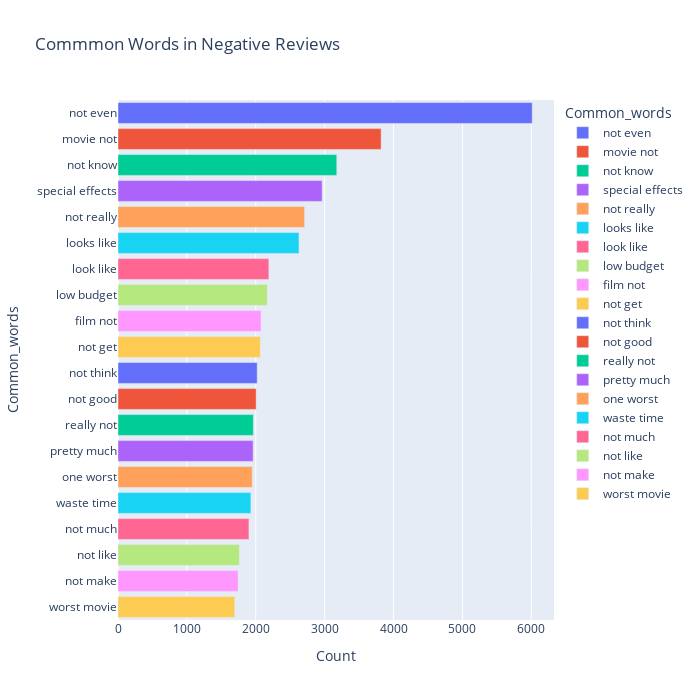

Write notebook code for a chart like this one.
### Code cell
most_common_uni = get_top_text_ngrams(df.Reviews_clean[df['Ratings']<=4],20,2)
most_common_uni = dict(most_common_uni)
temp = pd.DataFrame(columns = ["Common_words" , 'Count'])
temp["Common_words"] = list(most_common_uni.keys())
temp["Count"] = list(most_common_uni.values())
fig = px.bar(temp, x="Count", y="Common_words", title='Commmon Words in Negative Reviews', orientation='h', 
             width=700, height=700,color='Common_words')
fig.show()

### Figure 1 — Plotly figure (JSON) as saved in the notebook; plotly's stock layout.template omitted (floating-point values rounded to 4 significant figures)
{"data": [{"alignmentgroup": "True", "hovertemplate": "Common_words=%{y}<br>Count=%{x}<extra></extra>", "legendgroup": "not even", "marker": {"color": "#636efa", "pattern": {"shape": ""}}, "name": "not even", "offsetgroup": "not even", "orientation": "h", "showlegend": true, "textposition": "auto", "type": "bar", "x": [6013], "xaxis": "x", "y": ["not even"], "yaxis": "y"}, {"alignmentgroup": "True", "hovertemplate": "Common_words=%{y}<br>Count=%{x}<extra></extra>", "legendgroup": "movie not", "marker": {"color": "#EF553B", "pattern": {"shape": ""}}, "name": "movie not", "offsetgroup": "movie not", "orientation": "h", "showlegend": true, "textposition": "auto", "type": "bar", "x": [3820], "xaxis": "x", "y": ["movie not"], "yaxis": "y"}, {"alignmentgroup": "True", "hovertemplate": "Common_words=%{y}<br>Count=%{x}<extra></extra>", "legendgroup": "not know", "marker": {"color": "#00cc96", "pattern": {"shape": ""}}, "name": "not know", "offsetgroup": "not know", "orientation": "h", "showlegend": true, "textposition": "auto", "type": "bar", "x": [3176], "xaxis": "x", "y": ["not know"], "yaxis": "y"}, {"alignmentgroup": "True", "hovertemplate": "Common_words=%{y}<br>Count=%{x}<extra></extra>", "legendgroup": "special effects", "marker": {"color": "#ab63fa", "pattern": {"shape": ""}}, "name": "special effects", "offsetgroup": "special effects", "orientation": "h", "showlegend": true, "textposition": "auto", "type": "bar", "x": [2964], "xaxis": "x", "y": ["special effects"], "yaxis": "y"}, {"alignmentgroup": "True", "hovertemplate": "Common_words=%{y}<br>Count=%{x}<extra></extra>", "legendgroup": "not really", "marker": {"color": "#FFA15A", "pattern": {"shape": ""}}, "name": "not really", "offsetgroup": "not really", "orientation": "h", "showlegend": true, "textposition": "auto", "type": "bar", "x": [2709], "xaxis": "x", "y": ["not really"], "yaxis": "y"}, {"alignmentgroup": "True", "hovertemplate": "Common_words=%{y}<br>Count=%{x}<extra></extra>", "legendgroup": "looks like", "marker": {"color": "#19d3f3", "pattern": {"shape": ""}}, "name": "looks like", "offsetgroup": "looks like", "orientation": "h", "showlegend": true, "textposition": "auto", "type": "bar", "x": [2627], "xaxis": "x", "y": ["looks like"], "yaxis": "y"}, {"alignmentgroup": "True", "hovertemplate": "Common_words=%{y}<br>Count=%{x}<extra></extra>", "legendgroup": "look like", "marker": {"color": "#FF6692", "pattern": {"shape": ""}}, "name": "look like", "offsetgroup": "look like", "orientation": "h", "showlegend": true, "textposition": "auto", "type": "bar", "x": [2190], "xaxis": "x", "y": ["look like"], "yaxis": "y"}, {"alignmentgroup": "True", "hovertemplate": "Common_words=%{y}<br>Count=%{x}<extra></extra>", "legendgroup": "low budget", "marker": {"color": "#B6E880", "pattern": {"shape": ""}}, "name": "low budget", "offsetgroup": "low budget", "orientation": "h", "showlegend": true, "textposition": "auto", "type": "bar", "x": [2167], "xaxis": "x", "y": ["low budget"], "yaxis": "y"}, {"alignmentgroup": "True", "hovertemplate": "Common_words=%{y}<br>Count=%{x}<extra></extra>", "legendgroup": "film not", "marker": {"color": "#FF97FF", "pattern": {"shape": ""}}, "name": "film not", "offsetgroup": "film not", "orientation": "h", "showlegend": true, "textposition": "auto", "type": "bar", "x": [2077], "xaxis": "x", "y": ["film not"], "yaxis": "y"}, {"alignmentgroup": "True", "hovertemplate": "Common_words=%{y}<br>Count=%{x}<extra></extra>", "legendgroup": "not get", "marker": {"color": "#FECB52", "pattern": {"shape": ""}}, "name": "not get", "offsetgroup": "not get", "orientation": "h", "showlegend": true, "textposition": "auto", "type": "bar", "x": [2066], "xaxis": "x", "y": ["not get"], "yaxis": "y"}, {"alignmentgroup": "True", "hovertemplate": "Common_words=%{y}<br>Count=%{x}<extra></extra>", "legendgroup": "not think", "marker": {"color": "#636efa", "pattern": {"shape": ""}}, "name": "not think", "offsetgroup": "not think", "orientation": "h", "showlegend": true, "textposition": "auto", "type": "bar", "x": [2021], "xaxis": "x", "y": ["not think"], "yaxis": "y"}, {"alignmentgroup": "True", "hovertemplate": "Common_words=%{y}<br>Count=%{x}<extra></extra>", "legendgroup": "not good", "marker": {"color": "#EF553B", "pattern": {"shape": ""}}, "name": "not good", "offsetgroup": "not good", "orientation": "h", "showlegend": true, "textposition": "auto", "type": "bar", "x": [2006], "xaxis": "x", "y": ["not good"], "yaxis": "y"}, {"alignmentgroup": "True", "hovertemplate": "Common_words=%{y}<br>Count=%{x}<extra></extra>", "legendgroup": "really not", "marker": {"color": "#00cc96", "pattern": {"shape": ""}}, "name": "really not", "offsetgroup": "really not", "orientation": "h", "showlegend": true, "textposition": "auto", "type": "bar", "x": [1965], "xaxis": "x", "y": ["really not"], "yaxis": "y"}, {"alignmentgroup": "True", "hovertemplate": "Common_words=%{y}<br>Count=%{x}<extra></extra>", "legendgroup": "pretty much", "marker": {"color": "#ab63fa", "pattern": {"shape": ""}}, "name": "pretty much", "offsetgroup": "pretty much", "orientation": "h", "showlegend": true, "textposition": "auto", "type": "bar", "x": [1962], "xaxis": "x", "y": ["pretty much"], "yaxis": "y"}, {"alignmentgroup": "True", "hovertemplate": "Common_words=%{y}<br>Count=%{x}<extra></extra>", "legendgroup": "one worst", "marker": {"color": "#FFA15A", "pattern": {"shape": ""}}, "name": "one worst", "offsetgroup": "one worst", "orientation": "h", "showlegend": true, "textposition": "auto", "type": "bar", "x": [1949], "xaxis": "x", "y": ["one worst"], "yaxis": "y"}, {"alignmentgroup": "True", "hovertemplate": "Common_words=%{y}<br>Count=%{x}<extra></extra>", "legendgroup": "waste time", "marker": {"color": "#19d3f3", "pattern": {"shape": ""}}, "name": "waste time", "offsetgroup": "waste time", "orientation": "h", "showlegend": true, "textposition": "auto", "type": "bar", "x": [1929], "xaxis": "x", "y": ["waste time"], "yaxis": "y"}, {"alignmentgroup": "True", "hovertemplate": "Common_words=%{y}<br>Count=%{x}<extra></extra>", "legendgroup": "not much", "marker": {"color": "#FF6692", "pattern": {"shape": ""}}, "name": "not much", "offsetgroup": "not much", "orientation": "h", "showlegend": true, "textposition": "auto", "type": "bar", "x": [1901], "xaxis": "x", "y": ["not much"], "yaxis": "y"}, {"alignmentgroup": "True", "hovertemplate": "Common_words=%{y}<br>Count=%{x}<extra></extra>", "legendgroup": "not like", "marker": {"color": "#B6E880", "pattern": {"shape": ""}}, "name": "not like", "offsetgroup": "not like", "orientation": "h", "showlegend": true, "textposition": "auto", "type": "bar", "x": [1762], "xaxis": "x", "y": ["not like"], "yaxis": "y"}, {"alignmentgroup": "True", "hovertemplate": "Common_words=%{y}<br>Count=%{x}<extra></extra>", "legendgroup": "not make", "marker": {"color": "#FF97FF", "pattern": {"shape": ""}}, "name": "not make", "offsetgroup": "not make", "orientation": "h", "showlegend": true, "textposition": "auto", "type": "bar", "x": [1744], "xaxis": "x", "y": ["not make"], "yaxis": "y"}, {"alignmentgroup": "True", "hovertemplate": "Common_words=%{y}<br>Count=%{x}<extra></extra>", "legendgroup": "worst movie", "marker": {"color": "#FECB52", "pattern": {"shape": ""}}, "name": "worst movie", "offsetgroup": "worst movie", "orientation": "h", "showlegend": true, "textposition": "auto", "type": "bar", "x": [1695], "xaxis": "x", "y": ["worst movie"], "yaxis": "y"}], "layout": {"barmode": "relative", "height": 700, "legend": {"title": {"text": "Common_words"}, "tracegroupgap": 0}, "title": {"text": "Commmon Words in Negative Reviews"}, "width": 700, "xaxis": {"anchor": "y", "autorange": true, "domain": [0, 1], "range": [0, 6329.0], "title": {"text": "Count"}, "type": "linear"}, "yaxis": {"anchor": "x", "autorange": true, "categoryarray": ["worst movie", "not make", "not like", "not much", "waste time", "one worst", "pretty much", "really not", "not good", "not think", "not get", "film not", "low budget", "look like", "looks like", "not really", "special effects", "not know", "movie not", "not even"], "categoryorder": "array", "domain": [0, 1], "range": [-0.5, 19.5], "title": {"text": "Common_words"}, "type": "category"}}}
